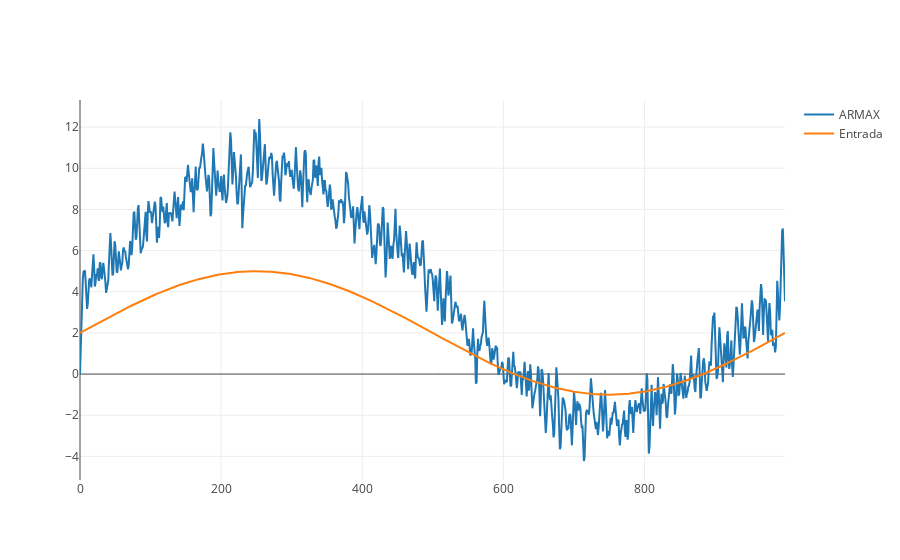

Write notebook code for a chart like this one.
### Code cell
trace1 = go.Scatter(
    y = X.T[0],
    x = np.arange(nobs),
    name = 'ARMAX'
)


trace3 = go.Scatter(
    y = u1,
    x = np.arange(nobs),
    name = 'Entrada'
)

data = [trace1, trace3]
py.iplot(data, filename='ARMAX')

### Figure 1 — Plotly figure (JSON) as saved in the notebook; plotly's stock layout.template omitted (floating-point values rounded to 4 significant figures; data arrays with more than 128 entries replaced by an {"elided": "..."} marker saying what was removed)
{"data": [{"name": "ARMAX", "type": "scatter", "uid": "6c30e4dd-dd0c-4c3b-af6b-247653e877d7", "x": {"elided": "1000 int values"}, "y": {"elided": "1000 float values"}}, {"name": "Entrada", "type": "scatter", "uid": "0fcc4918-2ace-410a-985c-8b8ba28c2afb", "x": {"elided": "1000 int values"}, "y": {"elided": "1000 float values"}}], "layout": {}}
